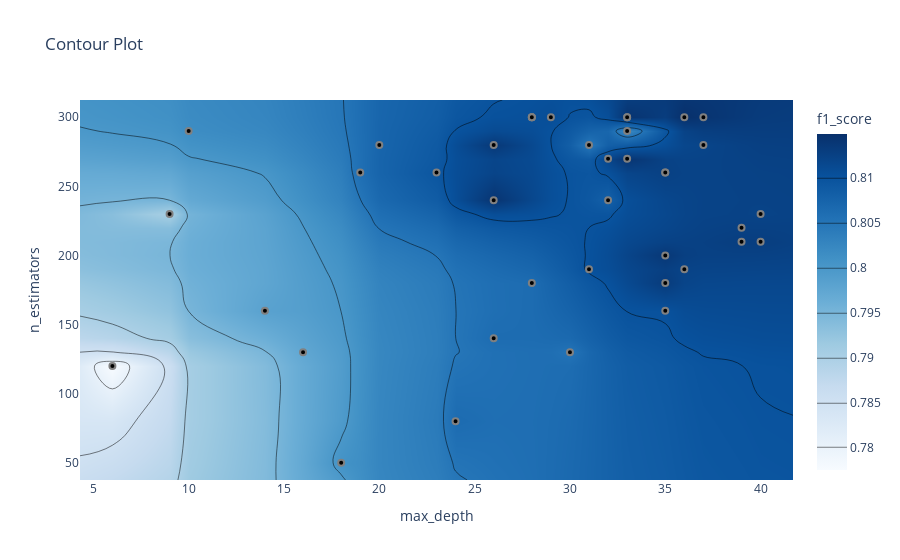

The notebook cell saved with this chart:
### Code cell
optuna.visualization.plot_contour(study, params=["max_depth", "n_estimators"],
                                  target_name="f1_score")

### Figure 1 — Plotly figure (JSON) as saved in the notebook; plotly's stock layout.template omitted (floating-point values rounded to 4 significant figures; data arrays with more than 128 entries replaced by an {"elided": "..."} marker saying what was removed)
{"data": [{"colorbar": {"title": {"text": "f1_score"}}, "colorscale": [[0, "rgb(247,251,255)"], [0.125, "rgb(222,235,247)"], [0.25, "rgb(198,219,239)"], [0.375, "rgb(158,202,225)"], [0.5, "rgb(107,174,214)"], [0.625, "rgb(66,146,198)"], [0.75, "rgb(33,113,181)"], [0.875, "rgb(8,81,156)"], [1, "rgb(8,48,107)"]], "connectgaps": true, "contours": {"coloring": "heatmap"}, "hoverinfo": "none", "line": {"smoothing": 1.3}, "reversescale": false, "type": "contour", "x": [4.3, 6, 9, 10, 14, 16, 18, 19, 20, 23, 24, 26, 28, 29, 30, 31, 32, 33, 35, 36, 37, 39, 40, 41.7], "y": [37.5, 50, 80, 120, 130, 140, 160, 180, 190, 200, 210, 220, 230, 240, 260, 270, 280, 290, 300, 312.5], "z": {"elided": "20x24 float values"}}, {"marker": {"color": "black", "line": {"color": "Grey", "width": 2}}, "mode": "markers", "showlegend": false, "type": "scatter", "x": [6, 28, 16, 14, 30, 9, 31, 18, 33, 26, 39, 39, 40, 40, 35, 35, 35, 23, 35, 24, 19, 36, 35, 31, 36, 28, 33, 37, 32, 28, 28, 26, 33, 29, 32, 33, 26, 37, 20, 10], "y": [120, 180, 130, 160, 130, 230, 280, 50, 290, 140, 220, 210, 230, 210, 200, 260, 260, 260, 180, 80, 260, 190, 160, 190, 300, 300, 270, 280, 240, 300, 300, 280, 300, 300, 270, 300, 240, 300, 280, 290]}], "layout": {"title": {"text": "Contour Plot"}, "xaxis": {"range": [4.3, 41.7], "title": {"text": "max_depth"}}, "yaxis": {"range": [37.5, 312.5], "title": {"text": "n_estimators"}}}}
